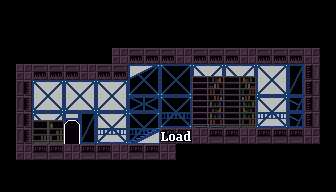

A 2D game scene composited from a Tiled map and its tileset images. What follows is a short description and the map's XML, with each tile layer's data collapsed to a summary:
An orthogonal 21x12 tile map with 16x16 px tiles, 2 tile layers (Back, Main) and 4 objects (4x actor).

<map version="1.4" tiledversion="1.4.1" orientation="orthogonal" renderorder="right-down" width="21" height="12" tilewidth="16" tileheight="16" infinite="0" nextlayerid="4" nextobjectid="47">
 <tileset firstgid="1" name="prtghou" tilewidth="16" tileheight="16" tilecount="256" columns="16">
  <image source="../image/prtghou.png" width="256" height="256" />
 </tileset>
 <layer id="1" name="Back" width="21" height="12">
  <data>[252 cells, 70 non-empty, 39 distinct tile ids]</data>
 </layer>
 <layer id="2" name="Main" width="21" height="12">
  <properties>
   <property name="collide" type="bool" value="true" />
  </properties>
  <data>[252 cells, 52 non-empty, 11 distinct tile ids]</data>
 </layer>
 <objectgroup draworder="index" id="3" name="Actor">
  <object id="1" name="door" type="actor" x="64" y="128" width="16" height="16">
   <properties>
    <property name="dir" type="int" value="0" />
    <property name="eve" value="door_to_hallway" />
    <property name="flags" value="0x4" />
    <property name="id" value="100" />
    <property name="spawn" type="int" value="0" />
   </properties>
  </object>
  <object id="2" name="cmptr" type="actor" x="160" y="112" width="16" height="16">
   <properties>
    <property name="dir" type="int" value="0" />
    <property name="eve" value="use_computer" />
    <property name="flags" value="0x4" />
    <property name="id" value="9999" />
    <property name="spawn" type="int" value="0" />
   </properties>
  </object>
  <object id="3" name="bed" type="actor" x="224" y="112" width="16" height="16">
   <properties>
    <property name="dir" type="int" value="1" />
    <property name="eve" value="use_bed" />
    <property name="flags" value="0x4" />
    <property name="id" value="200" />
    <property name="spawn" type="int" value="0" />
   </properties>
  </object>
  <object id="4" name="bed" type="actor" x="272" y="112" width="16" height="16">
   <properties>
    <property name="dir" type="int" value="0" />
    <property name="eve" value="shoshi_bed" />
    <property name="flags" value="0x4" />
    <property name="id" type="int" value="300" />
    <property name="spawn" type="int" value="0" />
   </properties>
  </object>
 </objectgroup>
</map>